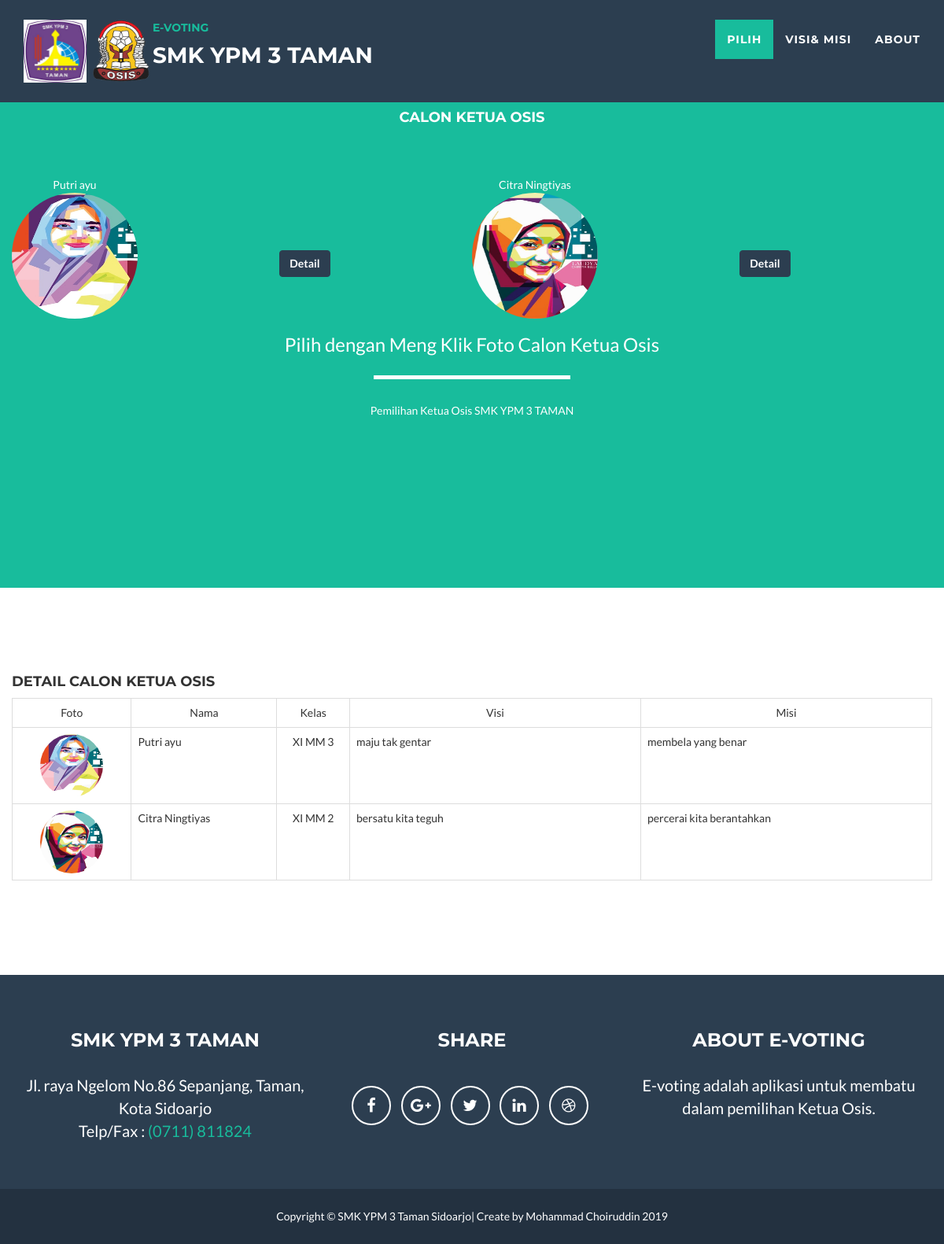
The app's page /voting.php (signed in) with its own data.
### tables this page shows
CREATE TABLE `contestant` (
  `id_kandidat` int(11) NOT NULL,
  `name` varchar(60) NOT NULL,
  `jumlah_suara` varchar(25) NOT NULL DEFAULT '',
  `post` int(11) NOT NULL,
  `nickname` varchar(25) NOT NULL,
  `kelas` varchar(8) NOT NULL,
  `ttl` text NOT NULL,
  `visi` text NOT NULL,
  `misi` text NOT NULL,
  `photo` text NOT NULL,
  `thn_ajaran` varchar(255) NOT NULL
);

### voting.php (the view, shortened to what this page needs)
<!DOCTYPE html>
<html lang="en">
<head>
    <link href="vendor/bootstrap/css/bootstrap.min.css" rel="stylesheet">
    <link href="css/freelancer.min.css" rel="stylesheet">
    <link href="vendor/font-awesome/css/font-awesome.min.css" rel="stylesheet" type="text/css">
</head>
<body id="page-top" class="index">
    <nav id="mainNav" class="navbar navbar-default navbar-fixed-top navbar-custom">
        <div class="container">
           <div class="navbar-header page-scroll">
            <img src="img/YPM.png" alt="" width="80" height="80">
             <img src="img/osis.png" alt="" width="80" height="80">
            </div>
            <div class="navbar-header page-scroll">
                <a class="intro-text">E-VOTING</a> <br> <a class="navbar-brand">SMK YPM 3 TAMAN </a>
            </div>
            <div class="collapse navbar-collapse" id="bs-example-navbar-collapse-1">
                <ul class="nav navbar-nav navbar-right">
                    <li class="page-scroll">
                        <a href="#about">PILIH</a>
                    </li>
                    <li class="page-scroll">
                        <a href="#portfolio">VISI& MISI</a>
                    </li>
                    <li class="page-scroll">
                        <a href="#text-center">About</a>
                    </li>
                </ul>
            </div>
        </div>
    </nav>
    <section class="success" id="about">
      <div class="container">
        <div class="row">
          <div class="col-lg-13 text-center">
            <h4>&nbsp;</h4>
            <h4>Calon ketua osis</h4>
            <p>
            <form method="post" action="pro_voting.php">
              <table align="center" cellpadding="10" cellspacing="0" style="border-collapse:collapse">
                <tr>
                  <?php
					$query1 = mysql_query("SELECT * FROM thn_ajaran  where status='aktif'");
					$result1 = mysql_fetch_array($query1);
					$thn_ajaran = $result1['thn_ajaran'];
					 $query = "SELECT * FROM contestant where thn_ajaran ='$thn_ajaran'";
 					 $sql = mysql_query ($query);
  echo "<table border='0' width=100% cellpadding='3' cellspacing='2'>";
	echo "<tr><td class='header' colspan='3' align='center' height='35'></td></tr>";
	echo "<tr>";
	while ($hasil 	= mysql_fetch_array ($sql)) {
		$photo		= $hasil['photo'];
		$nama		= $hasil['name'];
		$id_kandidat		= $hasil['id_kandidat'];
		echo "<td><table border='0' align='center' width='100%'><tr>
		<tr><td align='center' width=10%> $nama</td></tr>
		<tr><div id='gallery' class='zoom'><td align='center' rowspan='0' width='130'><a href='proses_voting.php?id_kandidat=$id_kandidat'><img class='img-circle' src='passport/$photo'  width='160' height='160' title='$nama'></a></td>
		</tr>
		<tr></tr>
		<tr>
		<td></td>
		<tr><td td align='center'>
		<div class='col-lg-6 col-lg-offset-3'>
      <div align='center'>
	  <a href='#portfolio' title='Lihat Visi & Misi'><br>
	    <span 'button type='submit' class='btn btn-primary'>Detail</button></span>
	  </a>
	  </div></td></tr>
      <br>
      </div>
		</tr>
		<tr></tr>
		</table></td>";
			}
	echo "</tr></table><br/>";
	?>
            <span class="h3">Pilih dengan Meng Klik Foto Calon Ketua Osis</span>
            <hr class="star-light">
          <span class="skills">Pemilihan Ketua Osis SMK YPM 3 TAMAN</span></div>
        <div class="row">
          <p>&nbsp;</p>
          <p>&nbsp;</p>
          <p>&nbsp;</p>
        </div>
    </section>
<section id="portfolio"><div class="container">
            <div class="row">
              <h4>Detail Calon ketua osis</h4>
<p><form method="post" action="proses_voting.php">
<table align="center" cellpadding="10" cellspacing="0" style="border-collapse:collapse">
<tr>
<table class="table table-bordered table-hover"id="daftar" border='1' style="border-collapse:collapse" cellpadding='1' cellspacing='2' align='left' width='85%'>
<tr>
<td width="8%" align="center" valign="middle">Foto</td>
<td width="10%" align="center" valign="middle">Nama</td>
<td width="5%" align="center" valign="middle">Kelas</td>
<td width="20%" align="center" valign="middle">Visi</td>
<td width="20%" align="center" valign="middle">Misi</td>
</tr>
<?php
$tampilkan_isi  = "select  * from contestant";
$tampilkan_isi_sql  = mysql_query($tampilkan_isi);
while  ($isi  = mysql_fetch_array($tampilkan_isi_sql))
	{
			echo '<tr class="center">';
									echo '<td><div align="center"><img class="img-circle" src="passport/'.$isi['photo'].'" width="80" height="80" /></div></td>';
									echo '<td valign="top">'.$isi['name'].'</td>';
									echo '<td valign="top"><div align="center">'.$isi['nickname'].'</div></td>';
									echo '<td valign="top"><div align="left">'.$isi['visi'].'</div></td>';
									echo '<td valign="top"><div align="left">'.$isi['misi'].'</div></td>';
	}
?>
</table>
</form></p></div>
        </div></section>
  <footer class="text-center">
        <div class="footer-above">
            <div class="container">
                <div class="row">
                    <div class="footer-col col-md-4">
                        <h3>smk ypm 3 taman</h3>
                        <p>Jl. raya Ngelom No.86 Sepanjang, Taman, Kota Sidoarjo<br>
Telp/Fax : <a href="javascript:void(0)" data-number="+62711811824" data-pstn-out-call-url="" title="Telepon telepon via Hangouts" jsaction="r.oVdbr2mIpA8" data-rtid="i8F4nE2VphFU" jsl="$t t-6xg4lalHw8M;$x 0;" data-ved="0ahUKEwi9-7WwtqjVAhWKjJQKHU2xBUoQkAgIogEoADAU">(0711) 811824</a></p>
                  </div>
                    <div class="footer-col col-md-4">
                        <h3>SHARE</h3>
                        <ul class="list-inline">
                          <li>
                                <a href="#" class="btn-social btn-outline"><i class="fa fa-fw fa-facebook"></i></a>
                            </li>
                            <li>
                                <a href="#" class="btn-social btn-outline"><i class="fa fa-fw fa-google-plus"></i></a>
                            </li>
                            <li>
                                <a href="#" class="btn-social btn-outline"><i class="fa fa-fw fa-twitter"></i></a>
                            </li>
                            <li>
                                <a href="#" class="btn-social btn-outline"><i class="fa fa-fw fa-linkedin"></i></a>
                            </li>
                            <li>
                                <a href="#" class="btn-social btn-outline"><i class="fa fa-fw fa-dribbble"></i></a>
                            </li>
                        </ul>
                    </div>
                    <div class="footer-col col-md-4">
                        <h3>About e-voting</h3>
                        <p>E-voting adalah aplikasi untuk membatu dalam pemilihan Ketua Osis<a href="http://startbootstrap.com"></a>.</p>
                    </div>
                </div>
            </div>
        </div>
        <div class="footer-below">
            <div class="container">
                <div class="row">
                    <div class="col-lg-12">Copyright © SMK YPM 3 Taman Sidoarjo| Create by Mohammad Choiruddin 2019 </div>
              </div>
            </div>
        </div>
    </footer>
</body>
</html>

### records on screen
contestant: name "Putri ayu", photo (picture), nickname "XI MM 3", visi "maju tak gentar", misi "membela yang benar"
contestant: name "Citra Ningtiyas", photo (picture), nickname "XI MM 2", visi "bersatu kita teguh", misi "percerai kita berantahkan"
